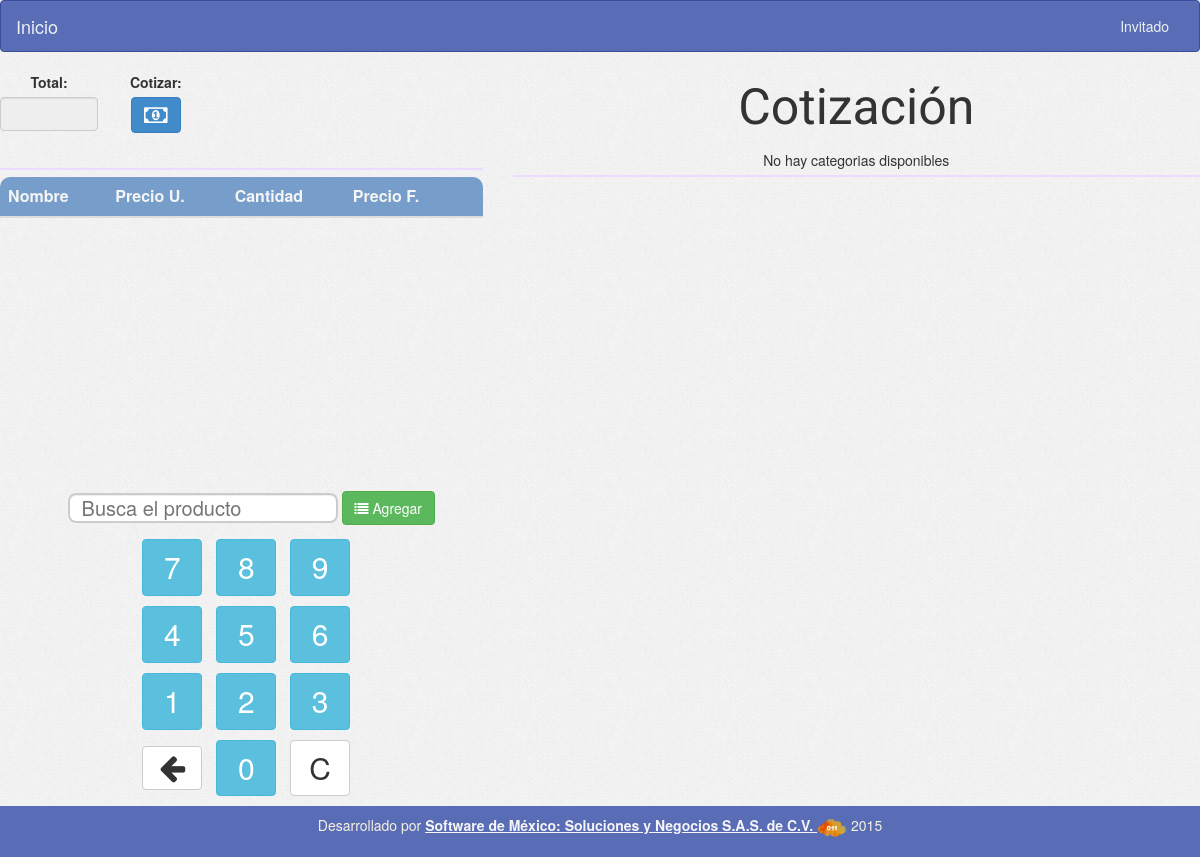
/form_price.php, run on an earlier commit of the app's database.
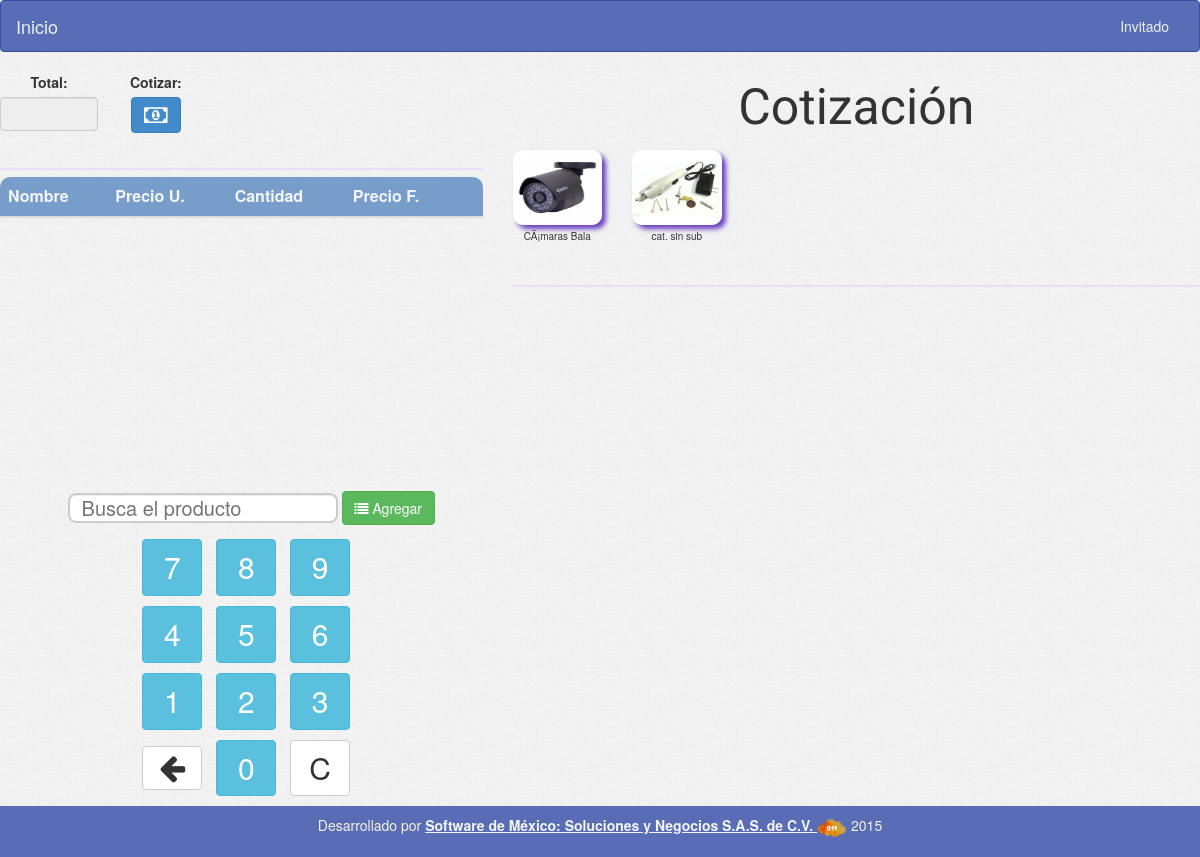
And on a later commit of the database.
### tables this page shows
CREATE TABLE IF NOT EXISTS `categorias` (
  `id` int(11) NOT NULL,
  `nombre` varchar(50) NOT NULL,
  `created` date NOT NULL,
  `created_by_user_id` int(11) NOT NULL,
  `activo` tinyint(4) NOT NULL,
  `img` varchar(50) DEFAULT NULL
);

### config/conexion.php (called while the page is built, shortened)
<?php
	$tCategory="categorias";
?>

### config/variables.php (called while the page is built, shortened)
<?php
        $rutaImgCat="uploads/categories/";
?>

### form_price.php (the view, shortened to what this page needs)
<?php
include('config/conexion.php');
include('header.php');
include ('menu.php');
include('config/variables.php');
$sqlGetCategories = "SELECT * FROM $tCategory WHERE activo='1' ";
$resGetCategories = $con->query($sqlGetCategories);
$optCategories = '';
if ($resGetCategories->num_rows > 0) {
    while ($rowGetCategories = $resGetCategories->fetch_assoc()) {
        $optCategories .= '<div class="col-sm-2 div-img-sales"><img src="' . $rutaImgCat . $rowGetCategories['img'] . '" class="clickCategory img-sales" title="' . $rowGetCategories['id'] . '" width="100%">' . $rowGetCategories['nombre'] . '</div>';
    }
} else {
    $optCategories .= 'No hay categorias disponibles';
}
?>
<div class="row">
    <div class="col-xs-5 sales sales-izquierda">
        <div class="ticket text-center">
            <form id="formTicket" method="POST" action="" >
                <div class="cobrar row">
                    <div class="form-group col-xs-3">
                        <label>Total:</label></br>
                        <input type="text" id="inputTotal" name="inputTotal" readonly step=0.01 class="form-control col-xs-12" >
                    </div>
                    <div class="form-group col-xs-2">
                        <label>Cotizar:</label></br>
                        <button type="button" class="btn btn-primary" data-toggle="modal" data-target="#myModalAdd"><i class="fa fa-money" style="font-size: 2.2rem;"></i></button>
                    </div>
                </div>
                <div class="line"></div>
                <div class="mygrid-wrapper-div">
                    <table id="dataTicket" class="table table-striped">
                        <thead>
                            <tr>
                                <th>Nombre</th>
                                <th>Precio U.</th>
                                <th>Cantidad</th>
                                <th>Precio F.</th>
                                <th></th>
                            </tr>
                        </thead>
                    </table>
                </div>
            </form>
        </div>
        <div class="teclado text-center">
            <form id="formTeclado" method="POST" class="form-inline">
                <div class="form-group">
                    <input type="text" class="typeahead tt-query" autocomplete="off" spellcheck="false" placeholder="Busca el producto" id="inputCod" name="inputCod">
                </div>
                <button type="submit" class="btn btn-success"><i class="fa fa-list"></i> Agregar</button>
            </form>
            <div id="teclado_numerico_2" class="text-center">
                <div class="numeric-form-sales">
                    <span class="btn btn-info btn-numeric-form" onclick="teclado(7)">7</span>
                    <span class="btn btn-info btn-numeric-form" onclick="teclado(8)">8</span>
                    <span class="btn btn-info btn-numeric-form" onclick="teclado(9)">9</span>
                    <br>
                    <span class="btn btn-info btn-numeric-form" onclick="teclado(4)">4</span>
                    <span class="btn btn-info btn-numeric-form" onclick="teclado(5)">5</span>
                    <span class="btn btn-info btn-numeric-form" onclick="teclado(6)">6</span>
                    <br>
                    <span class="btn btn-info btn-numeric-form" onclick="teclado(1)">1</span>
                    <span class="btn btn-info btn-numeric-form" onclick="teclado(2)">2</span>
                    <span class="btn btn-info btn-numeric-form" onclick="teclado(3)">3</span>
                    <br>
                    <span class="btn btn-default btn-numeric-form erase"><i class="fa fa-arrow-left"></i></span>
                    <span class="btn btn-info btn-numeric-form" onclick="teclado(0)">0</span>
                    <span class="btn btn-default btn-numeric-form" onClick="borrarTeclado()" >C</span>
                </div>
            </div>
        </div>
    </div>
    <div class="col-sm-7 sales sales-derecha text-center">
        <div class="titulo-crud2">
            Cotización <span class="tipoPrecio" style="font-size: 14px"><i></i></span>
        </div>
        <div class="row productCategory div-sales">
            <?= $optCategories; ?>
        </div>
        <div class="line"></div>
    </div>
</div>
<?php
include ('footer.php');
?>

### header.php (shortened to what this page needs)
<html lang="en">
  <head>
    <?php
        include ('config/variables.php');
    ?>
    <link href="assets/css/application.css" rel="stylesheet">
  </head>
  <body>

### menu.php (shortened to what this page needs)
<nav class="navbar navbar-default">
  <div class="container-fluid">
    <div class="navbar-header">
      <?php
      if (isset($_SESSION['perfil']) && $_SESSION['perfil'] == "1") {
        if (isset($_SESSION['sessA'])) {
          ?>
          <a class="navbar-brand" href="index_admin.php">Inicio</a>
          <?php
        } else {
          ?>
          <!-- <a class="navbar-brand" href="form_sales.php">Inicio</a>
          <a class="navbar-brand" href="form_orders.php">Pedidos</a>
          <a class="navbar-brand" href="form_orders_est.php">Seguimiento de pedidos</a> -->
          <a class="navbar-brand" href="form_price.php">Inicio</a>
          <?php
        }
      } elseif (isset($_SESSION['perfil']) && $_SESSION['perfil'] == "3" && isset($_SESSION['sess'])) {
        ?>
          <a class="navbar-brand" href="../index.php">Inicio</a>
        <?php
      } else {
        ?>
        <a class="navbar-brand" href="../index.php">Inicio</a>
        <?php
      }
      ?>
    </div>
    <div class="collapse navbar-collapse" id="bs-example-navbar-collapse-1">
      <ul class="nav navbar-nav navbar-right">
        <?php
        if (isset($_SESSION['perfil']) && ($_SESSION['perfil'] == "1" || $_SESSION['perfil'] == 4) ) {
          echo '<li class="no-a user-name">Bienvenido ' . $_SESSION['userName'] . '</li>';
          echo '<li><a href="controllers/proc_destroy_login_admin.php">Cerrar Sesión</a></li>';
        }else if(isset($_SESSION['perfil']) && $_SESSION['perfil'] != "1"){
          echo '<li class="no-a user-name">Bienvenido ' . $_SESSION['userName'] . '</li>';
          echo '<li><a href="controllers/proc_destroy_login.php">Cerrar Sesión</a></li>';
        }else{
            echo '<li><a href="#">Invitado</a></li>';
        }
        ?>
      </ul>
    </div>
  </div>
</nav>

### footer.php
  <footer class="footer">
    <p>Desarrollado por <a href="http://solucionesynegocios.com.mx" target="_blank" ><b>Software de México: Soluciones y Negocios S.A.S. de C.V.</b> <img src="assets/img/ico_nube.png" width="30px"></a> 2015</p>
  </footer>
</body>
</html>

### assets/css/application.css (style rules this page uses)
body { min-height: 100%; background-image: url("../img/bg.jpg"); }
.numeric-form-sales > .btn { font-size: 3rem; padding-left: 1.5rem; padding-right: 1.5rem; min-width: 6rem; margin-bottom: 1rem; margin-left: 1rem; }
.titulo-crud2 { font-size: 5rem; font-family: 'Roboto', sans-serif; padding-bottom: .7rem; }
.footer { background-color: #596cb6; color: whitesmoke; position: relative; right: 0; bottom: 0; left: 0; padding: 1rem; text-align: center; }
.footer p { color: #F7F2E0; }
.footer a { color: whitesmoke; text-decoration: underline; }
.navbar-default { background-color: #596cb6; border-color: #394d9a; }
.navbar-default .navbar-brand { color: #ecf0f1; }
.navbar-default .navbar-nav > li > a { color: #ecf0f1; }
.navbar-default .navbar-collapse, .navbar-default .navbar-form { border-color: #ecf0f1; }
thead > tr > td,th { background-color: #779ECB; color: whitesmoke; }
thead > tr > td:first-of-type,th:first-of-type { border-top-left-radius: 1rem; }
thead > tr > td:last-of-type,th:last-of-type { border-top-right-radius: 1rem; }
.div-img-sales { font-size: 1rem; height: 13rem; }
.img-sales { height: 7.5rem; width: 100%; border-radius: 1rem; -webkit-box-shadow: 4px 4px 5px 0px rgba(59, 0, 178, 0.75); -moz-box-shadow: 4px 4px 5px 0px rgba(59, 0, 178, 0.75); box-shadow: 4px 4px 5px 0px rgba(59, 0, 178, 0.75); margin-bottom: .4rem; }
.div-sales { margin-bottom: .5rem; }
.ticket { min-height: 40%; }
.line { width: 100%; min-height: 2px; background-color: #ecdbff; margin-bottom: .7rem; }
.cobrar { margin-bottom: 1rem; }
.mygrid-wrapper-div { overflow: scroll; height: 300px; }
.typeahead, .tt-query, .tt-hint { margin-left: 2rem; border: 2px solid #CCCCCC; border-radius: 8px; font-size: 20px; height: 30px; line-height: 30px; outline: medium none; padding: 8px 12px; width: 270px; }
.typeahead { background-color: #FFFFFF; }
.tt-query { box-shadow: 0 1px 1px rgba(0, 0, 0, 0.075) inset; }

### assets/css/loader.css (style rules this page uses)
p { line-height: 1.33em; color: #7E7E7E; }

What changed in the data, as far as the page shows it:
added categorias: img (picture), nombre "CÃ¡maras Bala"
added categorias: img (picture), nombre "cat. sin sub"
Also different on the page:
text no longer shown: "No hay categorias disponibles"
